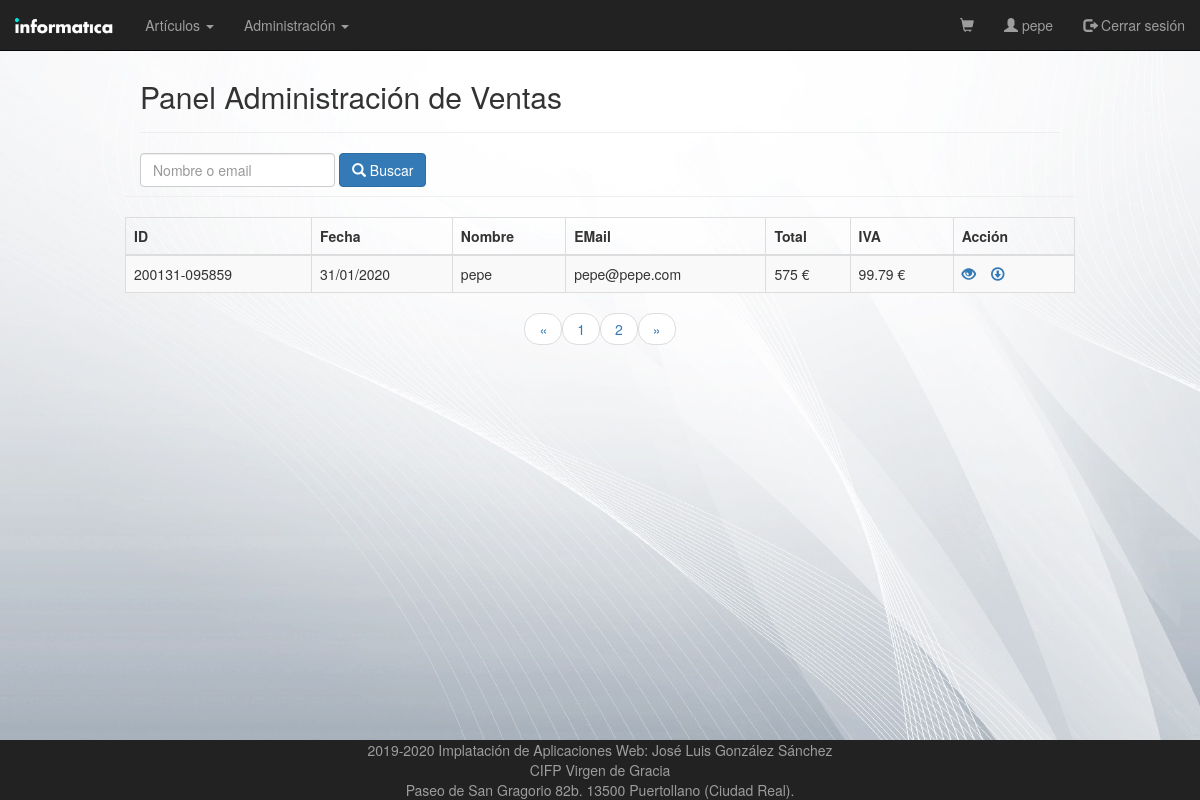
The page /vistas/ventas.php?limit=5&page=2 (signed in) on the database its author committed.
### tables this page shows
CREATE TABLE IF NOT EXISTS `ventas`
(
    `idVenta`       varchar(20)  NOT NULL,
    `fecha`         datetime                             NOT NULL DEFAULT current_timestamp(),
    `total`         float                                NOT NULL,
    `subtotal`      float                                NOT NULL,
    `iva`           float                                NOT NULL,
    `nombre`        varchar(100) NOT NULL,
    `email`         varchar(100) NOT NULL,
    `direccion`     varchar(100) NOT NULL,
    `nombreTarjeta` varchar(100) NOT NULL,
    `numTarjeta`    varchar(100) NOT NULL,
    PRIMARY KEY (`idVenta`)
);

### controladores/ControladorBD.php (called while the page is built, shortened)
<?php
class ControladorBD
{
    private $servername = "localhost";
    private $username = "root";
    private $password = "";
    private $dbname = "tienda";
    private $server = "mysql";
    private $bd;
    static private $instancia = null;
    public static function getControlador()
    {
        if (self::$instancia == null) {
            self::$instancia = new ControladorBD();
        }
        return self::$instancia;
    }
    public function abrirBD()
    {
        try {
            $this->bd = new PDO($this->server . ":host=$this->servername;dbname=$this->dbname", $this->username, $this->password);
            $this->bd->setAttribute(PDO::ATTR_ERRMODE, PDO::ERRMODE_EXCEPTION);
        } catch (PDOException $e) {
            die("conexión fallida " . $e->getMessage());
        }
    }
    public function cerrarBD()
    {
        $this->bd = null;
    }
    public function consultarBD($consulta, $parametros = null)
    {
        if ($parametros != null)
            return $this->consultarBDParametros($consulta, $parametros);
        else
            return $this->consultarBDDirecta($consulta);
    }
    private function consultarBDDirecta($consulta)
    {
        $this->rs = $this->bd->query($consulta);
        return $this->rs;
    }
    private function consultarBDParametros($consulta, $parametros)
    {
        $this->st = $this->bd->prepare($consulta);
        $this->st->execute($parametros);
        return $this->st;
    }
}

### utilidades/funciones.php (called while the page is built, shortened)
<?php
function encode($str)
{
    return urlencode(base64_encode($str));
}

### vistas/ventas.php (the view, shortened to what this page needs)
<?php
require_once VIEW_PATH . "cabecera.php";
$filtro = (isset($_REQUEST['filter']) ? $_REQUEST['filter'] : "");
$seccion = "";
?>
<div class="wrapper">
    <div class="container-fluid">
        <div class="row">
            <div class="col-md-12">
                <div class="page-header clearfix">
                    <h2 class="pull-left">Panel Administración de Ventas</h2>
                </div>
                <form class="form-inline">
                    <div class="form-group mx-sm-5 mb-2">
                        <input type="text" class="form-control" id="buscar" name="filter" value="<?php echo $filtro ?>"
                               placeholder="Nombre o email">
                    </div>
                    <button type="submit" class="btn btn-primary mb-2"><span class="glyphicon glyphicon-search"></span>
                        Buscar
                    </button>
                </form>
            </div>
            <div class="page-header clearfix">
            </div>
            <?php
            $pagina = (isset($_GET['page'])) ? $_GET['page'] : 1;
            $enlaces = (isset($_GET['enlaces'])) ? $_GET['enlaces'] : 10;
            $consulta = "SELECT * FROM ventas WHERE nombre LIKE :nombre OR email LIKE :email";
            $parametros = array(':nombre' => "%" . $filtro . "%", ':email' => "%" . $filtro . "%");
            $limite = 5;
            $paginador = new Paginador($consulta, $parametros, $limite);
            $resultados = $paginador->getDatos($pagina);
            if (count($resultados->datos) > 0) {
                echo "<table class='table table-bordered table-striped'>";
                echo "<thead>";
                echo "<tr>";
                echo "<th>ID</th>";
                echo "<th>Fecha</th>";
                echo "<th>Nombre</th>";
                echo "<th>EMail</th>";
                echo "<th>Total</th>";
                echo "<th>IVA</th>";
                echo "<th>Acción</th>";
                echo "</tr>";
                echo "</thead>";
                echo "<tbody>";
                foreach ($resultados->datos as $p) {
                    echo "<tr>";
                    echo "<td>" . $p->idVenta . "</td>";
                    $date = new DateTime($p->fecha);
                    echo "<td>" . $date->format('d/m/Y') . "</td>";
                    echo "<td>" . $p->nombre . "</td>";
                    echo "<td>" . $p->email . "</td>";
                    echo "<td>" . $p->total . " €</td>";
                    echo "<td>" . $p->iva . " €</td>";
                    echo "<td>";
                    echo "<a href='ventas_read.php?id=" . encode($p->idVenta) . "' title='Ver Venta' data-toggle='tooltip'><span class='glyphicon glyphicon-eye-open'></span></a>";
                    echo "<a href='/tienda/utilidades/descargas.php?opcion=FAC_PDF&id=" . encode($p->idVenta) . " ' title='Descargar en PDF' data-toggle='tooltip'><span class='glyphicon glyphicon-download'></span></a>";
                    echo "</td>";
                    echo "</tr>";
                }
                echo "</tbody>";
                echo "</table>";
                echo "<ul class='pager'>";
                echo $paginador->crearLinks($enlaces, $filtro, $seccion);
                echo "</ul>";
            } else {
                echo "<p class='lead'><em>No se ha encontrado datos de productos.</em></p>";
            }
            ?>
        </div>
    </div>
</div>
<br>
<?php require_once VIEW_PATH . "pie.php"; ?>

### css/estilos.css (style rules this page uses)
.container-fluid { width: 100% !important; margin: 0 auto; }
.page-header h2 { margin-top: 0; }
table tr td:last-child a { margin-right: 15px; }

### rows shown on the page
ventas: idVenta "200131-095859", fecha "31/01/2020", nombre "pepe", email "pepe@pepe.com", total "575", iva "99.79"

### other values the page prints
$_SESSION['alias'] "pepe"
